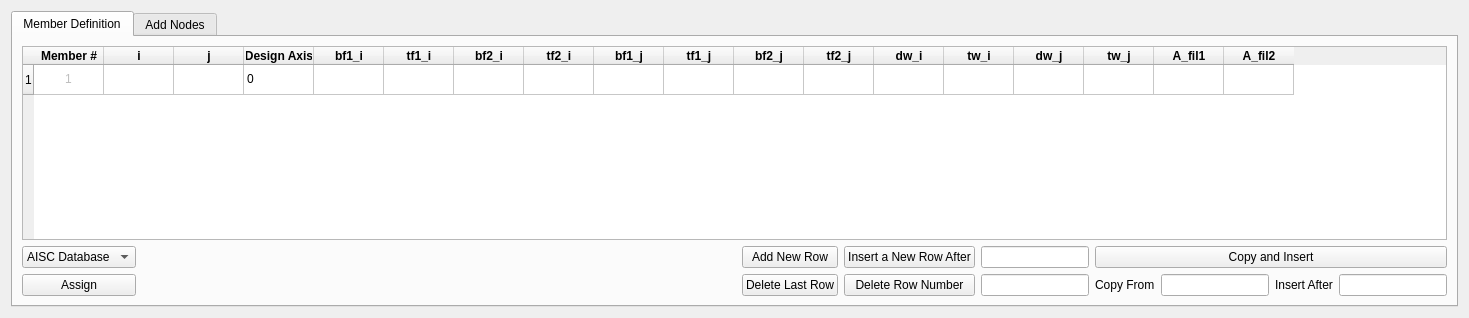
      <widget class="QWidget" name="Members_tab">
       <attribute name="title">
        <string>Members</string>
       </attribute>
       <layout class="QVBoxLayout" name="verticalLayout_2">
        <item>
         <widget class="QTabWidget" name="Members_tabs">
          <property name="currentIndex">
           <number>0</number>
          </property>
          <widget class="QWidget" name="Member_Def">
           <attribute name="title">
            <string>Member Definition</string>
           </attribute>
           <layout class="QVBoxLayout" name="verticalLayout_4">
            <item>
             <widget class="QTableWidget" name="Members_table">
              <attribute name="horizontalHeaderDefaultSectionSize">
               <number>70</number>
              </attribute>
              <row>
               <property name="text">
                <string>1</string>
               </property>
              </row>
              <column>
               <property name="text">
                <string>Member #</string>
               </property>
               <property name="font">
                <font>
                 <weight>75</weight>
                 <bold>true</bold>
                </font>
               </property>
              </column>
              <column>
               <property name="text">
                <string>i</string>
               </property>
               <property name="font">
                <font>
                 <weight>75</weight>
                 <bold>true</bold>
                </font>
               </property>
              </column>
              <column>
               <property name="text">
                <string>j</string>
               </property>
               <property name="font">
                <font>
                 <weight>75</weight>
                 <bold>true</bold>
                </font>
               </property>
              </column>
              <column>
               <property name="text">
                <string>Design Axis</string>
               </property>
               <property name="font">
                <font>
                 <weight>75</weight>
                 <bold>true</bold>
                </font>
               </property>
              </column>
              <column>
               <property name="text">
                <string>bf1_i</string>
               </property>
               <property name="font">
                <font>
                 <weight>75</weight>
                 <bold>true</bold>
                </font>
               </property>
              </column>
              <column>
               <property name="text">
                <string>tf1_i</string>
               </property>
               <property name="font">
                <font>
                 <weight>75</weight>
                 <bold>true</bold>
                </font>
               </property>
              </column>
              <column>
               <property name="text">
                <string>bf2_i</string>
               </property>
               <property name="font">
                <font>
                 <weight>75</weight>
                 <bold>true</bold>
                </font>
               </property>
              </column>
              <column>
               <property name="text">
                <string>tf2_i</string>
               </property>
               <property name="font">
                <font>
                 <weight>75</weight>
                 <bold>true</bold>
                </font>
               </property>
              </column>
              <column>
               <property name="text">
                <string>bf1_j</string>
               </property>
               <property name="font">
                <font>
                 <weight>75</weight>
                 <bold>true</bold>
                </font>
               </property>
              </column>
              <column>
               <property name="text">
                <string>tf1_j</string>
               </property>
               <property name="font">
                <font>
                 <weight>75</weight>
                 <bold>true</bold>
                </font>
               </property>
              </column>
              <column>
               <property name="text">
                <string>bf2_j</string>
               </property>
               <property name="font">
                <font>
                 <weight>75</weight>
                 <bold>true</bold>
                </font>
               </property>
              </column>
              <column>
               <property name="text">
                <string>tf2_j</string>
               </property>
               <property name="font">
                <font>
                 <weight>75</weight>
                 <bold>true</bold>
                </font>
               </property>
              </column>
              <column>
               <property name="text">
                <string>dw_i</string>
               </property>
               <property name="font">
                <font>
                 <weight>75</weight>
                 <bold>true</bold>
                </font>
               </property>
              </column>
              <column>
               <property name="text">
                <string>tw_i</string>
               </property>
               <property name="font">
                <font>
                 <weight>75</weight>
                 <bold>true</bold>
                </font>
               </property>
              </column>
              <column>
               <property name="text">
                <string>dw_j</string>
               </property>
               <property name="font">
                <font>
                 <weight>75</weight>
                 <bold>true</bold>
                </font>
               </property>
              </column>
              <column>
               <property name="text">
                <string>tw_j</string>
               </property>
               <property name="font">
                <font>
                 <weight>75</weight>
                 <bold>true</bold>
                </font>
               </property>
              </column>
              <column>
               <property name="text">
                <string>A_fil1</string>
               </property>
               <property name="font">
                <font>
                 <weight>75</weight>
                 <bold>true</bold>
                </font>
               </property>
              </column>
              <column>
               <property name="text">
                <string>A_fil2</string>
               </property>
               <property name="font">
                <font>
                 <weight>75</weight>
                 <bold>true</bold>
                </font>
               </property>
              </column>
              <item row="0" column="0">
               <property name="text">
                <string>1</string>
               </property>
               <property name="textAlignment">
                <set>AlignCenter</set>
               </property>
               <property name="flags">
                <set>ItemIsDragEnabled|ItemIsUserCheckable</set>
               </property>
              </item>
              <item row="0" column="3">
               <property name="text">
                <string>0</string>
               </property>
              </item>
             </widget>
            </item>
            <item>
             <layout class="QHBoxLayout" name="horizontalLayout_3">
              <item>
               <layout class="QGridLayout" name="gridLayout_3">
                <item row="1" column="0">
                 <widget class="QComboBox" name="AISC_database_button">
                  <property name="minimumSize">
                   <size>
                    <width>111</width>
                    <height>0</height>
                   </size>
                  </property>
                  <item>
                   <property name="text">
                    <string>AISC Database</string>
                   </property>
                  </item>
                 </widget>
                </item>
                <item row="2" column="0">
                 <widget class="QPushButton" name="AISC_assign_button">
                  <property name="text">
                   <string>Assign</string>
                  </property>
                 </widget>
                </item>
               </layout>
              </item>
              <item>
               <spacer name="horizontalSpacer_2">
                <property name="orientation">
                 <enum>Qt::Horizontal</enum>
                </property>
                <property name="sizeType">
                 <enum>QSizePolicy::Expanding</enum>
                </property>
                <property name="sizeHint" stdset="0">
                 <size>
                  <width>600</width>
                  <height>20</height>
                 </size>
                </property>
               </spacer>
              </item>
              <item>
               <layout class="QGridLayout" name="gridLayout_4">
                <item row="1" column="1">
                 <widget class="QPushButton" name="Mem_def_delete">
                  <property name="text">
                   <string>Delete Last Row</string>
                  </property>
                 </widget>
                </item>
                <item row="0" column="1">
                 <widget class="QPushButton" name="Mem_def_add">
                  <property name="text">
                   <string>Add New Row</string>
                  </property>
                 </widget>
                </item>
                <item row="1" column="6">
                 <widget class="QLabel" name="Insert_after_label">
                  <property name="text">
                   <string>Insert After</string>
                  </property>
                 </widget>
                </item>
                <item row="1" column="7">
                 <widget class="QLineEdit" name="Insert_after_number_mem_def"/>
                </item>
                <item row="1" column="5">
                 <widget class="QLineEdit" name="Copy_from_number_mem_def"/>
                </item>
                <item row="1" column="2">
                 <widget class="QPushButton" name="Delete_row_mem_def_button">
                  <property name="text">
                   <string>Delete Row Number</string>
                  </property>
                 </widget>
                </item>
                <item row="1" column="4">
                 <widget class="QLabel" name="Copy_from_label">
                  <property name="text">
                   <string>Copy From</string>
                  </property>
                 </widget>
                </item>
                <item row="0" column="3">
                 <widget class="QLineEdit" name="Insert_row_number_mem_def"/>
                </item>
                <item row="0" column="2">
                 <widget class="QPushButton" name="Insert_row_mem_def_button">
                  <property name="text">
                   <string>Insert a New Row After</string>
                  </property>
                 </widget>
                </item>
                <item row="0" column="4" colspan="4">
                 <widget class="QPushButton" name="Copy_mem_def_button">
                  <property name="text">
                   <string>Copy and Insert</string>
                  </property>
                 </widget>
                </item>
                <item row="1" column="3">
                 <widget class="QLineEdit" name="Delete_row_number_mem_def"/>
                </item>
               </layout>
              </item>
             </layout>
            </item>
           </layout>
          </widget>
          <widget class="QWidget" name="Add_Nodes">
           <attribute name="title">
            <string>Add Nodes</string>
           </attribute>
          </widget>
         </widget>
        </item>
       </layout>
      </widget>
